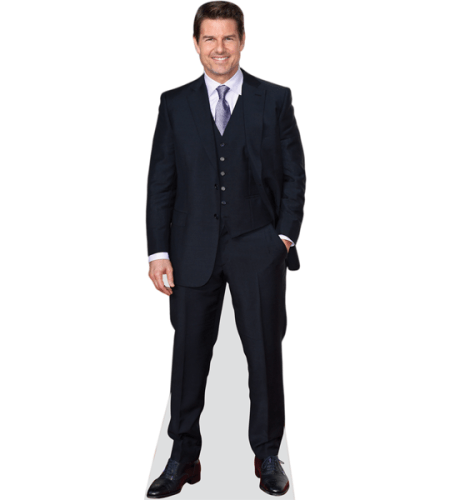
#> input picture test.jpg, 450 x 500 px
$ python -i calculate_BMI.py   (imports and definitions only)   (older library calls are emulated)
#> lines starting #> are read from the running program, lines starting #| are printed output that depends on the picture; after the words box and inside, x2 and y2 are one past the last pixel; in counts of white or black regions, pixels touching at a corner belong together
from io import BytesIO, StringIO
from typing import Union
from PIL import Image
import pandas as pd
import streamlit as st
import numpy as np


STYLE = """
<style>
img {
    max-width: 75%;
}
</style>
"""

def get_bmi(img_content):
    """
    Takes an image performs image processing using PIL to get BMI
    """
#> called with img_content = 'test.jpg'
    img = Image.open(img_content).convert('LA')
    thresh = 250
    fn = lambda x : 0 if x > thresh else 255
    r = img.convert('L').point(fn, mode='1')
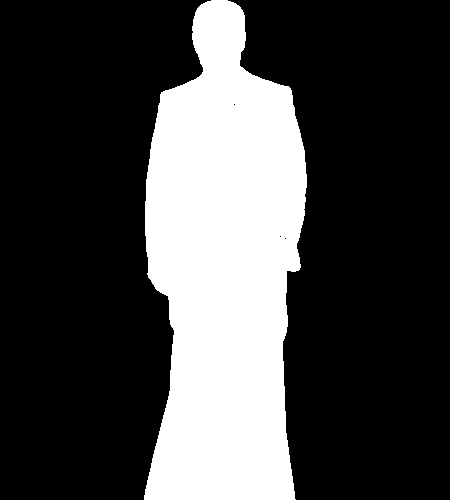
#> r: PIL image 450x500 1; 27.1% white; 1 white region, box (x1, y1, x2, y2) and area: (144, 0, 307, 500) 60945
    current_width, current_height = r.size
#> current_width = 450; current_height = 500
    BMI_list = []

    for i in range(0,8):
        new_width = round(current_width - (current_width * 0.1))
        new_height = round(current_height - (current_height * 0.1))
        r = r.resize((new_width, new_height), Image.ANTIALIAS)
        r.save('resize_result/'+str(i)+'.png')
        current_width = new_width
        current_height = new_height
        # print(current_width,current_height)
        pix_val = list(r.getdata())

        #Calculating the Area
        area = 0
        for val in pix_val:
            if val == 255:
                area = area + 1

        # print(f"The area of the silhoutte is {area}")

        #Calculating the Height of the person
        iar = np.asarray(r)
        obj_h = 0
        for x in iar:
            for y in x:
                if y:
                    obj_h = obj_h + 1
                    break
        H = obj_h
        #Calculating the BMI
        pie = 22/7
        pie = round(pie,4)

        BMI_img = ((pie * (area**2))/(8*(H**3)) - 4.1219)/0.1963

        BMI_list.append(BMI_img)
#> this loop made 8 passes
#> pass 1, in get_bmi, `r = r.resize((new_width, new_height), Image.ANTIALIAS)`:
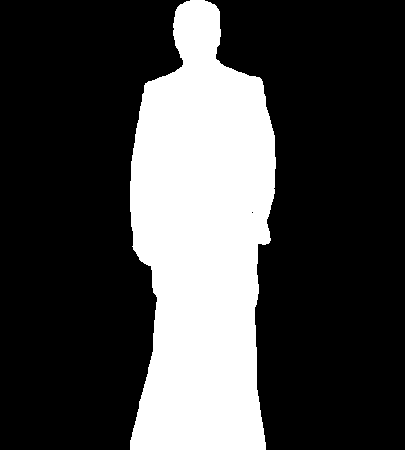
#> r: PIL image 405x450 1; 27.1% white; 1 white region, box (x1, y1, x2, y2) and area: (130, 0, 276, 450) 49422
#> pass 2, in get_bmi, `r = r.resize((new_width, new_height), Image.ANTIALIAS)`:
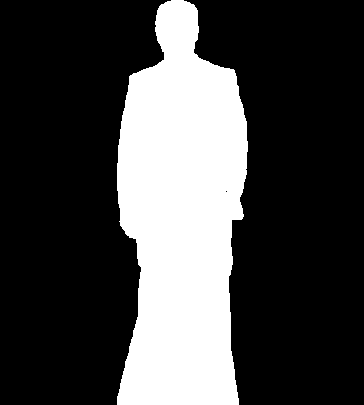
#> r: PIL image 364x405 1; 27.1% white; 1 white region, box (x1, y1, x2, y2) and area: (117, 0, 248, 405) 39963
#> pass 3, in get_bmi, `r = r.resize((new_width, new_height), Image.ANTIALIAS)`:
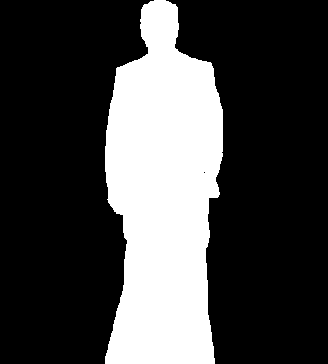
#> r: PIL image 328x364 1; 27.1% white; 1 white region, box (x1, y1, x2, y2) and area: (105, 0, 223, 364) 32407
#> after the loop:
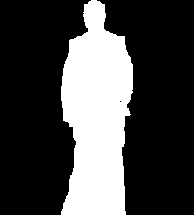
#> r: PIL image 194x215 1; 27.3% white; 1 white region, box (x1, y1, x2, y2) and area: (61, 0, 133, 215) 11369
#> after the loop, BMI_list = [32.65, 27.12, 22.58, 18.12, 14.35, 10.72, 7.6, 5.03]

    return round(np.mean(BMI_list),2)


def main():
    # st.info(__doc__)
    st.info("What's Your BMI")
    st.markdown(STYLE, unsafe_allow_html=True)

    file = st.file_uploader("Upload file", type=["png", "jpg"])
    show_file = st.empty()

    if not file:
        show_file.info("Please upload a file of type: " + ", ".join(["png", "jpg"]))
        return

    content = file.getvalue()

    if isinstance(file, BytesIO):
        show_file.image(file)
    else:
        data = pd.read_csv(file)
        st.dataframe(data.head(10))

    bmi = get_bmi(file)

    st.info(f'Looks like BMI is near to {bmi}')
    file.close()

# [2 lines not run here, left out]

>>> result = get_bmi('test.jpg')
#> result = 17.27
